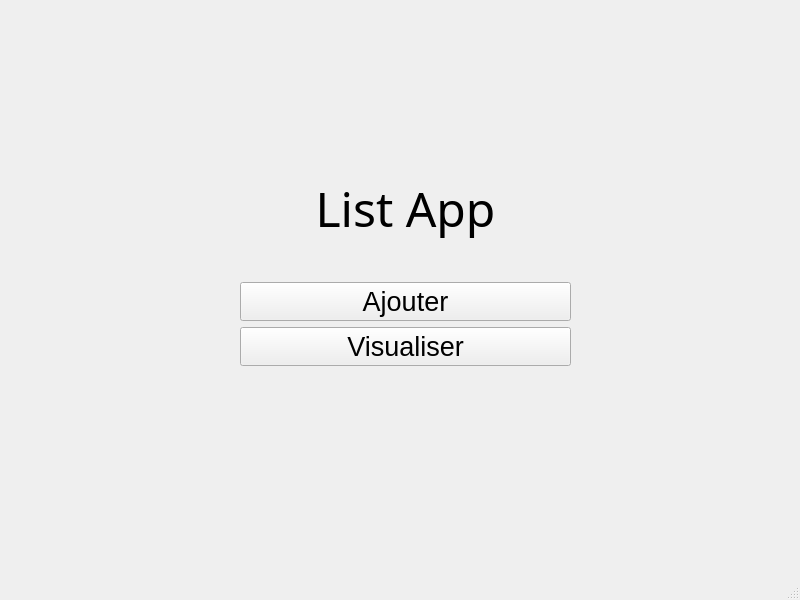
<?xml version="1.0" encoding="UTF-8"?>
<ui version="4.0">
 <class>ListApp</class>
 <widget class="QMainWindow" name="ListApp">
  <property name="windowModality">
   <enum>Qt::ApplicationModal</enum>
  </property>
  <property name="geometry">
   <rect>
    <x>0</x>
    <y>0</y>
    <width>800</width>
    <height>600</height>
   </rect>
  </property>
  <property name="minimumSize">
   <size>
    <width>600</width>
    <height>400</height>
   </size>
  </property>
  <property name="maximumSize">
   <size>
    <width>1920</width>
    <height>1080</height>
   </size>
  </property>
  <property name="baseSize">
   <size>
    <width>800</width>
    <height>600</height>
   </size>
  </property>
  <property name="windowTitle">
   <string>ListApp</string>
  </property>
  <property name="animated">
   <bool>true</bool>
  </property>
  <property name="documentMode">
   <bool>false</bool>
  </property>
  <property name="tabShape">
   <enum>QTabWidget::Rounded</enum>
  </property>
  <widget class="QWidget" name="centralwidget">
   <property name="enabled">
    <bool>true</bool>
   </property>
   <property name="autoFillBackground">
    <bool>true</bool>
   </property>
   <widget class="QStackedWidget" name="stackedWidget">
    <property name="geometry">
     <rect>
      <x>0</x>
      <y>0</y>
      <width>800</width>
      <height>600</height>
     </rect>
    </property>
    <property name="minimumSize">
     <size>
      <width>800</width>
      <height>600</height>
     </size>
    </property>
    <widget class="QWidget" name="accueilPage">
     <widget class="QWidget" name="verticalLayoutWidget">
      <property name="geometry">
       <rect>
        <x>230</x>
        <y>130</y>
        <width>351</width>
        <height>251</height>
       </rect>
      </property>
      <layout class="QVBoxLayout" name="verticalLayout">
       <property name="leftMargin">
        <number>10</number>
       </property>
       <property name="topMargin">
        <number>10</number>
       </property>
       <property name="rightMargin">
        <number>10</number>
       </property>
       <property name="bottomMargin">
        <number>15</number>
       </property>
       <item>
        <widget class="QLabel" name="accueilLabel">
         <property name="font">
          <font>
           <family>Suruma</family>
           <pointsize>36</pointsize>
          </font>
         </property>
         <property name="text">
          <string>List App</string>
         </property>
         <property name="alignment">
          <set>Qt::AlignCenter</set>
         </property>
        </widget>
       </item>
       <item>
        <widget class="QPushButton" name="aJouterBouton">
         <property name="font">
          <font>
           <pointsize>20</pointsize>
          </font>
         </property>
         <property name="text">
          <string>Ajouter</string>
         </property>
        </widget>
       </item>
       <item>
        <widget class="QPushButton" name="visualiserBouton">
         <property name="font">
          <font>
           <pointsize>20</pointsize>
          </font>
         </property>
         <property name="text">
          <string>Visualiser</string>
         </property>
        </widget>
       </item>
      </layout>
     </widget>
    </widget>
    <widget class="QWidget" name="visualiserPage">
     <widget class="QScrollArea" name="logsScroll">
      <property name="geometry">
       <rect>
        <x>100</x>
        <y>50</y>
        <width>611</width>
        <height>441</height>
       </rect>
      </property>
      <property name="autoFillBackground">
       <bool>true</bool>
      </property>
      <property name="widgetResizable">
       <bool>true</bool>
      </property>
      <widget class="QWidget" name="logsScrollContents">
       <property name="geometry">
        <rect>
         <x>0</x>
         <y>0</y>
         <width>609</width>
         <height>439</height>
        </rect>
       </property>
       <widget class="QTextEdit" name="logsContent">
        <property name="geometry">
         <rect>
          <x>0</x>
          <y>20</y>
          <width>611</width>
          <height>401</height>
         </rect>
        </property>
        <property name="undoRedoEnabled">
         <bool>false</bool>
        </property>
        <property name="readOnly">
         <bool>true</bool>
        </property>
       </widget>
      </widget>
     </widget>
     <widget class="QPushButton" name="RetourBouton">
      <property name="geometry">
       <rect>
        <x>620</x>
        <y>502</y>
        <width>121</width>
        <height>41</height>
       </rect>
      </property>
      <property name="text">
       <string>Retour</string>
      </property>
     </widget>
    </widget>
    <widget class="QWidget" name="ajouterPage">
     <widget class="QWidget" name="verticalLayoutWidget_2">
      <property name="geometry">
       <rect>
        <x>230</x>
        <y>100</y>
        <width>341</width>
        <height>230</height>
       </rect>
      </property>
      <layout class="QVBoxLayout" name="ajouterLayout">
       <item>
        <layout class="QHBoxLayout" name="nomLayout">
         <item>
          <widget class="QLabel" name="nomLabel">
           <property name="text">
            <string>Nom:      </string>
           </property>
          </widget>
         </item>
         <item>
          <widget class="QTextEdit" name="nomText"/>
         </item>
        </layout>
       </item>
       <item>
        <layout class="QHBoxLayout" name="prenomLayout">
         <item>
          <widget class="QLabel" name="prenomLabel">
           <property name="text">
            <string>Prénom: </string>
           </property>
          </widget>
         </item>
         <item>
          <widget class="QTextEdit" name="prenomText"/>
         </item>
        </layout>
       </item>
       <item>
        <layout class="QHBoxLayout" name="ageLayout">
         <item>
          <widget class="QLabel" name="ageLabel">
           <property name="text">
            <string>Age:       </string>
           </property>
          </widget>
         </item>
         <item>
          <widget class="QTextEdit" name="ageText"/>
         </item>
        </layout>
       </item>
      </layout>
     </widget>
     <widget class="QPushButton" name="validerBouton">
      <property name="geometry">
       <rect>
        <x>280</x>
        <y>370</y>
        <width>241</width>
        <height>23</height>
       </rect>
      </property>
      <property name="text">
       <string>Valider</string>
      </property>
     </widget>
     <widget class="QPushButton" name="RetourBoutonAjout">
      <property name="geometry">
       <rect>
        <x>630</x>
        <y>500</y>
        <width>121</width>
        <height>41</height>
       </rect>
      </property>
      <property name="text">
       <string>Retour</string>
      </property>
     </widget>
    </widget>
   </widget>
  </widget>
  <widget class="QMenuBar" name="menubar">
   <property name="geometry">
    <rect>
     <x>0</x>
     <y>0</y>
     <width>800</width>
     <height>20</height>
    </rect>
   </property>
  </widget>
  <widget class="QStatusBar" name="statusbar"/>
 </widget>
 <resources/>
 <connections/>
</ui>
